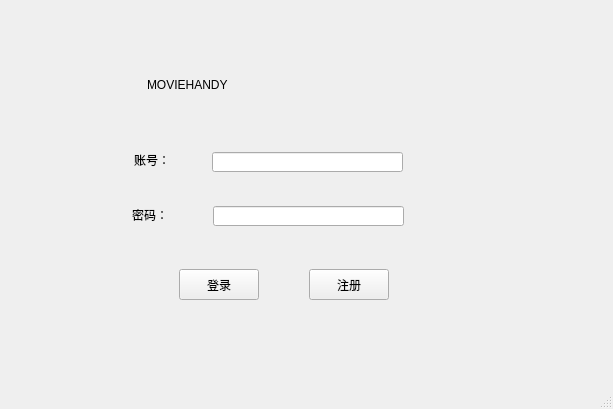
<?xml version="1.0" encoding="UTF-8"?>
<ui version="4.0">
 <class>login</class>
 <widget class="QMainWindow" name="login">
  <property name="geometry">
   <rect>
    <x>0</x>
    <y>0</y>
    <width>613</width>
    <height>409</height>
   </rect>
  </property>
  <property name="windowTitle">
   <string>MainWindow</string>
  </property>
  <widget class="QWidget" name="centralwidget">
   <layout class="QGridLayout" name="gridLayout">
    <item row="1" column="0">
     <widget class="QStackedWidget" name="stackedWidget">
      <property name="currentIndex">
       <number>0</number>
      </property>
      <widget class="QWidget" name="Login">
       <widget class="QLabel" name="label">
        <property name="geometry">
         <rect>
          <x>138</x>
          <y>40</y>
          <width>341</width>
          <height>71</height>
         </rect>
        </property>
        <property name="styleSheet">
         <string notr="true">font: 20pt &quot;Segoe Script&quot;;</string>
        </property>
        <property name="text">
         <string>MOVIEHANDY</string>
        </property>
       </widget>
       <widget class="QLineEdit" name="login_id">
        <property name="geometry">
         <rect>
          <x>203</x>
          <y>143</y>
          <width>191</width>
          <height>20</height>
         </rect>
        </property>
       </widget>
       <widget class="QLabel" name="label_2">
        <property name="geometry">
         <rect>
          <x>125</x>
          <y>130</y>
          <width>81</width>
          <height>41</height>
         </rect>
        </property>
        <property name="styleSheet">
         <string notr="true">font: 12pt &quot;Microsoft YaHei UI&quot;;</string>
        </property>
        <property name="text">
         <string>账号：</string>
        </property>
       </widget>
       <widget class="QLabel" name="label_3">
        <property name="geometry">
         <rect>
          <x>123</x>
          <y>180</y>
          <width>71</width>
          <height>51</height>
         </rect>
        </property>
        <property name="styleSheet">
         <string notr="true">font: 12pt &quot;Microsoft YaHei UI&quot;;</string>
        </property>
        <property name="text">
         <string>密码：</string>
        </property>
       </widget>
       <widget class="QLineEdit" name="login_password">
        <property name="geometry">
         <rect>
          <x>204</x>
          <y>197</y>
          <width>191</width>
          <height>20</height>
         </rect>
        </property>
       </widget>
       <widget class="QPushButton" name="do_login">
        <property name="geometry">
         <rect>
          <x>170</x>
          <y>260</y>
          <width>80</width>
          <height>31</height>
         </rect>
        </property>
        <property name="text">
         <string>登录</string>
        </property>
       </widget>
       <widget class="QPushButton" name="do_register">
        <property name="geometry">
         <rect>
          <x>300</x>
          <y>260</y>
          <width>80</width>
          <height>31</height>
         </rect>
        </property>
        <property name="text">
         <string>注册</string>
        </property>
       </widget>
       <widget class="QLabel" name="label_5">
        <property name="geometry">
         <rect>
          <x>130</x>
          <y>230</y>
          <width>201</width>
          <height>20</height>
         </rect>
        </property>
        <property name="text">
         <string>&lt;html&gt;&lt;head/&gt;&lt;body&gt;&lt;p&gt;&lt;br/&gt;&lt;/p&gt;&lt;/body&gt;&lt;/html&gt;</string>
        </property>
       </widget>
      </widget>
      <widget class="QWidget" name="Register">
       <widget class="QLabel" name="label_4">
        <property name="geometry">
         <rect>
          <x>143</x>
          <y>33</y>
          <width>351</width>
          <height>71</height>
         </rect>
        </property>
        <property name="styleSheet">
         <string notr="true">font: 28pt &quot;Segoe Script&quot;;</string>
        </property>
        <property name="text">
         <string>Welcome!</string>
        </property>
       </widget>
       <widget class="QLineEdit" name="register_password">
        <property name="geometry">
         <rect>
          <x>211</x>
          <y>204</y>
          <width>191</width>
          <height>20</height>
         </rect>
        </property>
       </widget>
       <widget class="QLabel" name="label_6">
        <property name="geometry">
         <rect>
          <x>100</x>
          <y>190</y>
          <width>121</width>
          <height>41</height>
         </rect>
        </property>
        <property name="styleSheet">
         <string notr="true">font: 12pt &quot;Microsoft YaHei UI&quot;;</string>
        </property>
        <property name="text">
         <string>输入密码：</string>
        </property>
       </widget>
       <widget class="QLineEdit" name="register_id">
        <property name="geometry">
         <rect>
          <x>210</x>
          <y>163</y>
          <width>191</width>
          <height>20</height>
         </rect>
        </property>
       </widget>
       <widget class="QLabel" name="label_7">
        <property name="geometry">
         <rect>
          <x>100</x>
          <y>150</y>
          <width>121</width>
          <height>41</height>
         </rect>
        </property>
        <property name="styleSheet">
         <string notr="true">font: 12pt &quot;Microsoft YaHei UI&quot;;</string>
        </property>
        <property name="text">
         <string>输入账号：</string>
        </property>
       </widget>
       <widget class="QLabel" name="label_8">
        <property name="geometry">
         <rect>
          <x>100</x>
          <y>230</y>
          <width>111</width>
          <height>41</height>
         </rect>
        </property>
        <property name="styleSheet">
         <string notr="true">font: 12pt &quot;Microsoft YaHei UI&quot;;</string>
        </property>
        <property name="text">
         <string>确认密码：</string>
        </property>
       </widget>
       <widget class="QLineEdit" name="register_password_2">
        <property name="geometry">
         <rect>
          <x>212</x>
          <y>247</y>
          <width>191</width>
          <height>20</height>
         </rect>
        </property>
       </widget>
       <widget class="QPushButton" name="finish_register">
        <property name="geometry">
         <rect>
          <x>220</x>
          <y>301</y>
          <width>80</width>
          <height>31</height>
         </rect>
        </property>
        <property name="text">
         <string>注册</string>
        </property>
       </widget>
       <widget class="QLabel" name="label_9">
        <property name="geometry">
         <rect>
          <x>170</x>
          <y>100</y>
          <width>221</width>
          <height>41</height>
         </rect>
        </property>
        <property name="styleSheet">
         <string notr="true">font: 10pt &quot;Microsoft YaHei UI&quot;;</string>
        </property>
        <property name="text">
         <string>(默认只能注册用户类型)</string>
        </property>
       </widget>
      </widget>
     </widget>
    </item>
   </layout>
  </widget>
  <widget class="QStatusBar" name="statusbar"/>
 </widget>
 <resources/>
 <connections/>
</ui>
